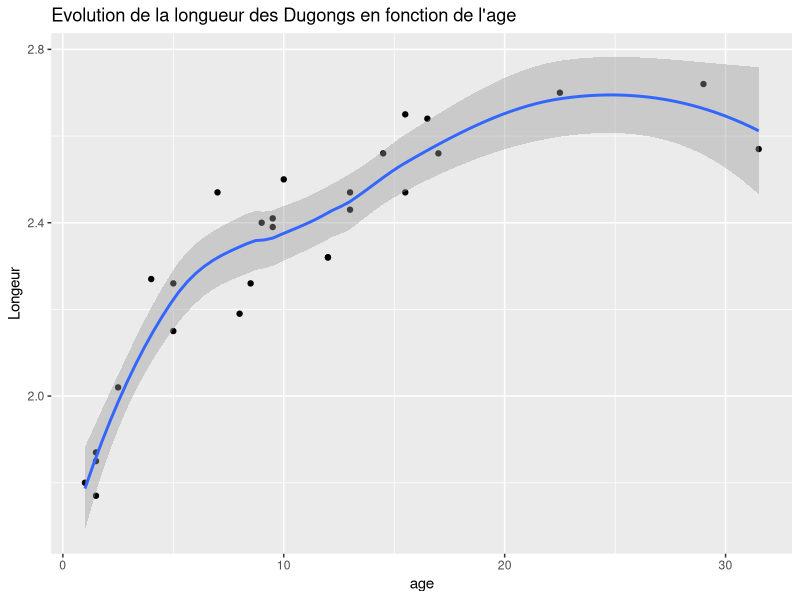
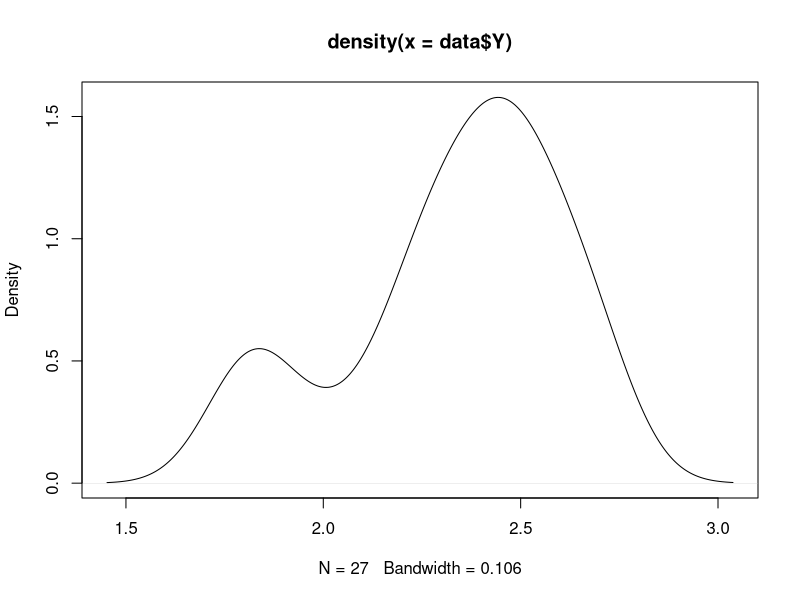
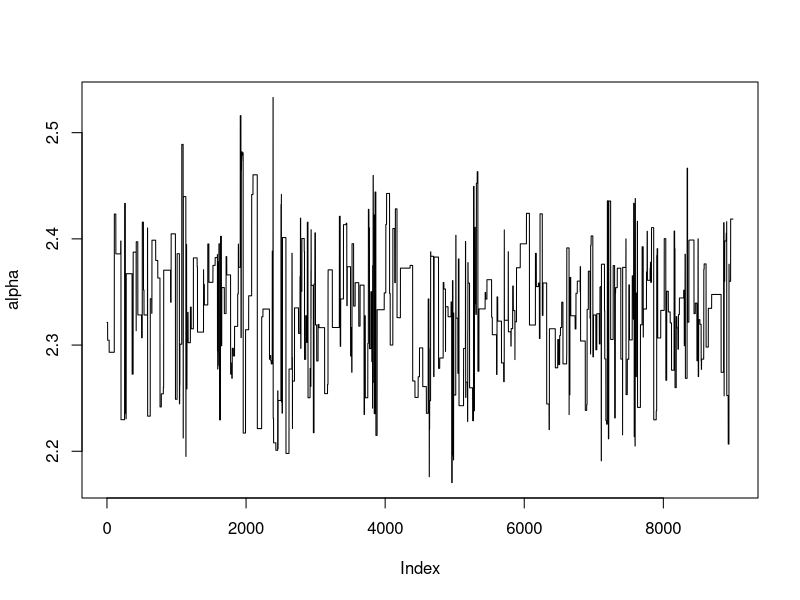
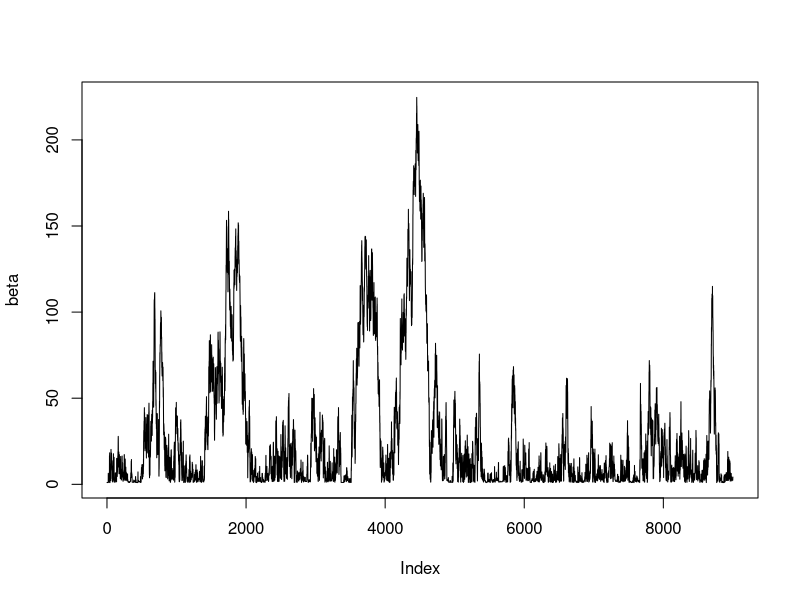
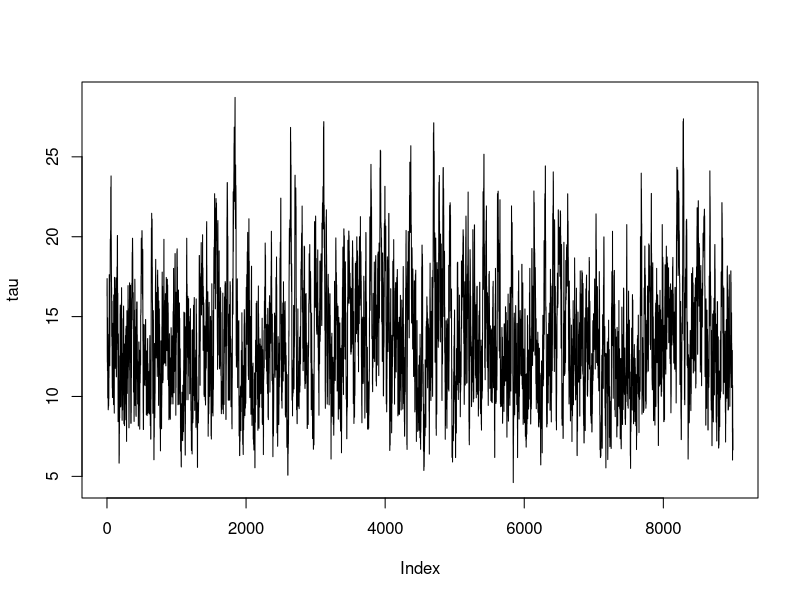
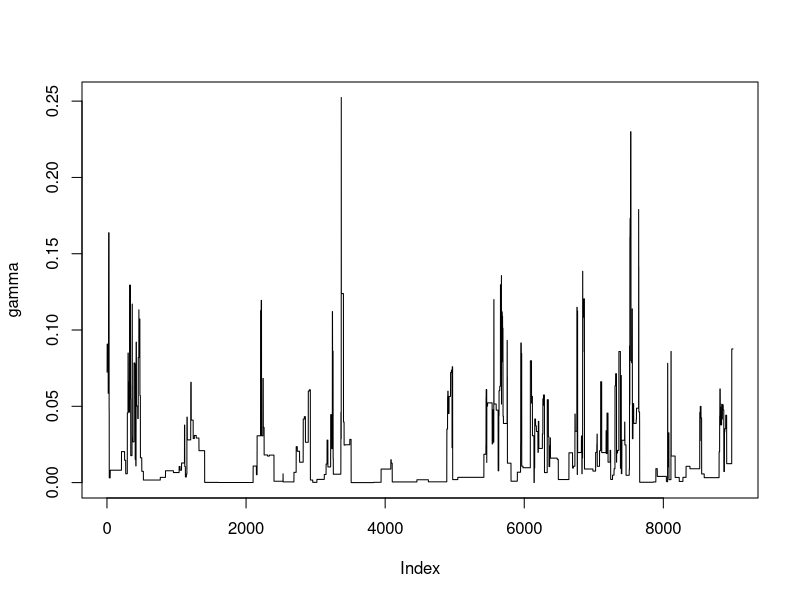
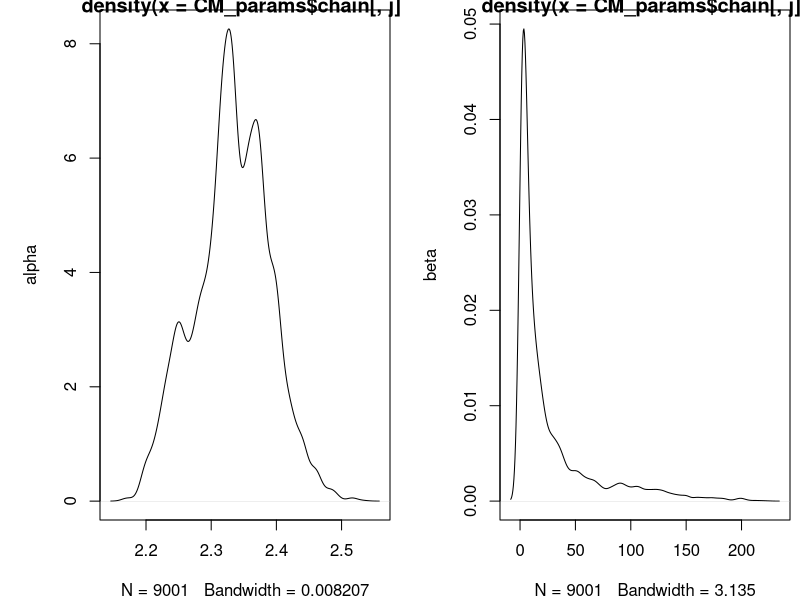
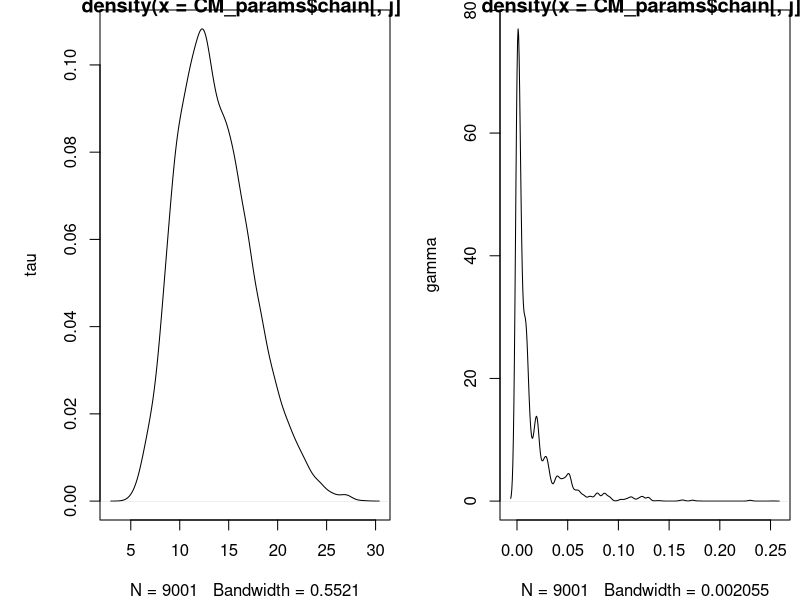

These figures' R source, in order:
## ---- chunk 1
knitr::opts_chunk$set(echo = TRUE)
library(ggplot2)
#install.packages("truncnorm")
library(truncnorm)
## ---- chunk 2
X <- c(1, 1.5, 1.5, 1.5, 2.5, 4, 5, 5, 7, 8, 8.5, 9, 9.5, 9.5, 10, 
12, 12, 13, 13, 14.5, 15.5, 15.5, 16.5, 17, 22.5, 29, 31.5)

Y <- c(1.8, 1.85, 1.87, 1.77, 2.02, 2.27, 2.15, 2.26, 2.47, 2.19, 
2.26, 2.4, 2.39, 2.41, 2.5, 2.32, 2.32, 2.43, 2.47, 2.56, 2.65, 
2.47, 2.64, 2.56, 2.7, 2.72, 2.57)

data <- data.frame(X,Y)

ggplot(data,mapping = aes(X,Y))+
  geom_point()+
  geom_smooth()+
  ggtitle("Evolution de la longueur des Dugongs en fonction de l'age") +
  xlab("age") + ylab("Longeur")

## ---- chunk 3
y <- density(data$Y)
plot(y)
## ---- chunk 4


dugong <- function(age, length, nchain = 10^4, prop_sd = c(2,6,2,2)){

  init <- c(3, 2, 1, 0.1)  #alpha, beta (alpha et beta superieur à 1), tau (standard deviation donc on commence à 1) et gamma (entre 0 et 1 donc on prend 0.5)   
  chain <- matrix(NA, nchain + 1, 4)
  chain[1,] <- init
  acc_rates <- rep(0, 4)
  
  valeur_extreme_params =cbind(c(1+10^(-7),1+10^(-7), 10^(-7),10^(-7)),c(10^7,10^7,10^7,1-10^(-7) ))
  
  
  for (iter in 1:nchain){
    current <- chain[iter,]

    
    ## Mise a jour de alpha, beta, tau et gamma (ils suivent la même loi a priori )
    
    for (j in 1:4){

      
      prop <- current
      prop[j] <- rtruncnorm(1, a=valeur_extreme_params[j,1] , b=valeur_extreme_params[j,2] , current[j], prop_sd[j])
      bottom_kernel <- dtruncnorm(prop[j], a=valeur_extreme_params[j,1] , b=valeur_extreme_params[j,2] , current[j], prop_sd[j])  #on a pas un noyau symetrique !
      top_kernel <- dtruncnorm(current[j], a=valeur_extreme_params[j,1] , b=valeur_extreme_params[j,2] , prop[j], prop_sd[j]) #on a pas un noyau symetrique !
      
      
      top <-   sum( 0.5*log(prop[3]) - 0.5*(length - prop[1] - prop[2]*prop[4]^age)^2 * prop[3] ) + log(top_kernel)
      bottom <-  sum( 0.5*log(current[3]) - 0.5*(length -current[1] - current[2]*current[4]^age)^2 *current[3]) + log(bottom_kernel)
      acc_prob <- exp(top - bottom)
      

      if (runif(1) < acc_prob){
        current <- prop
        acc_rates[j] <- acc_rates[j] + 1
      }
    }
    
    
    
    
    
    
    ## Sauvegardons le nouvel etat
    chain[iter+1,] <- current
  }
  
  return(list(chain = chain, acc_rates = acc_rates / nchain))
}


nchain=10000
CM_params <- dugong(X, Y, nchain )


#CM_params
## remove burning period
CM_params$chain <- CM_params$chain[-(1:1000),]
expression<-c('alpha','beta','tau','gamma')
#plot
for (j in 1:4)
  plot(CM_params$chain[,j], type = "l", ylab = expression[j])



## ---- chunk 5
head(CM_params$chain,5)

## ---- chunk 6
#le taux d'acceaptation
CM_params$acc_rates
## ---- chunk 7

#on trace les densité 
par(mfrow = c(1, 2), mar = c(4, 5, 0.5, 0.5))

for (j in 1:4)
  plot(density(CM_params$chain[,j]), type = "l", ylab = expression[j])


## ---- chunk 8
#on trace les densité 
par(mfrow = c(1, 2), mar = c(4, 5, 0.5, 0.5))
print(density(CM_params$chain[,2]))

## ---- chunk 9
